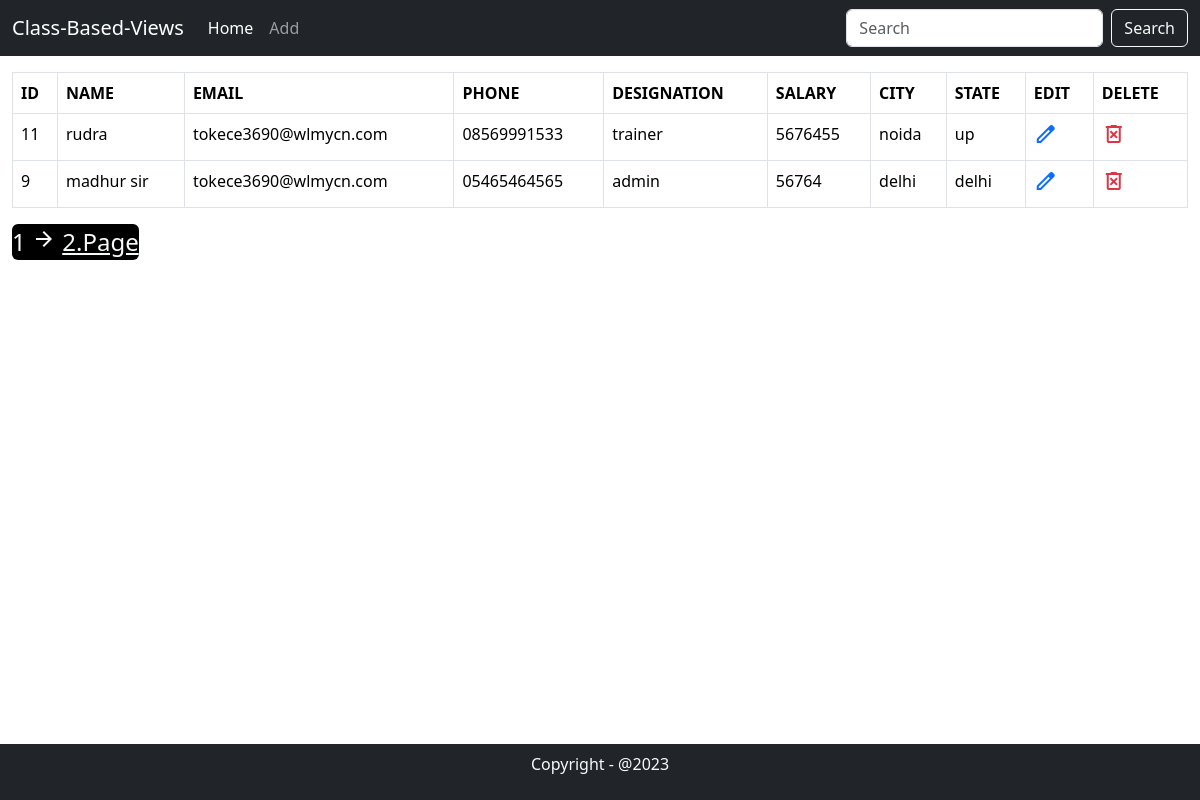
The page / on the database its author committed.
### mainApp/models.py (models this page shows)
class Employee(models.Model):
    id = models.AutoField(primary_key=True)
    name = models.CharField(max_length=30)
    email = models.CharField(max_length=30)
    phone = models.CharField(max_length=11,default="")
    dsg = models.CharField(max_length=20)
    salary = models.CharField(max_length=20)
    city = models.CharField(max_length=20,default="",null=True,blank=True)
    state = models.CharField(max_length=20,default="",null=True,blank=True)

### mainApp/views.py (the view)
# urls.py: path("",views.DisplayClassView.as_view(),name="home"),
class DisplayClassView(View):
    def get(self,Request):
        data = Employee.objects.all().order_by("-id")
        paginator = Paginator(data,2)
        page_number = Request.GET.get("page")
        data_obj = paginator.get_page(page_number)
        return render(Request,"index.html",{'data':data_obj})

### mainApp/templates/index.html (shortened to what this page needs)
<!DOCTYPE html>
<html lang="en">
<head>
    <link href="https://cdn.jsdelivr.net/npm/bootstrap@5.3.1/dist/css/bootstrap.min.css" rel="stylesheet"
>
</head>
<body>
    <nav class="navbar navbar-expand-lg navbar-dark bg-dark text-light">
        <div class="container-fluid">
            <a class="navbar-brand" href="/">Class-Based-Views</a>
            <div class="collapse navbar-collapse" id="navbarSupportedContent">
                <ul class="navbar-nav me-auto mb-2 mb-lg-0">
                    <li class="nav-item">
                        <a class="nav-link active" aria-current="page" href="/">Home</a>
                    </li>
                    <li class="nav-item">
                        <a class="nav-link" href="{% url 'add' %}">Add</a>
                    </li>
                </ul>
                <form class="d-flex" method="post" action="{% url 'search' %}">
                    <input class="form-control me-2" name="search" type="search" placeholder="Search"
                        aria-label="Search">
                    <button class="btn btn-outline-light" type="submit">Search</button>
                </form>
            </div>
        </div>
    </nav>
    {% block body %}
    <div class="container-fluid my-3">
        <div class="table-responsive">
            <table class="table table-bordered">
                <tr>
                    <th>ID</th>
                    <th>NAME</th>
                    <th>EMAIL</th>
                    <th>PHONE</th>
                    <th>DESIGNATION</th>
                    <th>SALARY</th>
                    <th>CITY</th>
                    <th>STATE</th>
                    <th>EDIT</th>
                    <th>DELETE</th>
                </tr>
                {% for i in data %}
                <tr>
                    <td>{{i.id}}</td>
                    <td>{{i.name}}</td>
                    <td>{{i.email}}</td>
                    <td>{{i.phone}}</td>
                    <td>{{i.dsg}}</td>
                    <td>{{i.salary}}</td>
                    <td>{{i.city}}</td>
                    <td>{{i.state}}</td>
                    <td><a href="{% url 'update' i.id %}"><span class="material-symbols-outlined">edit</span></a></td>
                    <td><a href="{% url 'delete' i.id %}"><span
                                class="material-symbols-outlined text-danger">delete_forever</span></a></td>
                </tr>
                {% endfor %}
            </table>
        </div>
        <div class="pagination">
            <span class="step-links">
                <div class="product__pagination bg-black text-light rounded fs-4">
                    <a>{{ data.number }}</a>
                    {% if data.has_next %}
                    <a href="?page={{ data.next_page_number }}"><span class="material-symbols-outlined text-light">
                        </span></a>
                    <a href="?page={{ data.paginator.num_pages }}" class="text-light">{{ data.paginator.num_pages }}.Page</a>
                    {% endif %}
                </div>
            </span>
        </div>
    </div>
    {% endblock %}
    <footer class="text-center fixed-bottom p-2 text-light bg-dark">
        <p>Copyright - @2023</p>
    </footer>
</body>
</html>

### rows shown on the page
Employee: id "11", name "rudra", email "tokece3690@wlmycn.com", phone "08569991533", dsg "trainer", salary "5676455", city "noida", state "up"
Employee: id "9", name "madhur sir", email "tokece3690@wlmycn.com", phone "05465464565", dsg "admin", salary "56764", city "delhi", state "delhi"

### other values the page prints
{{ data.number }} "1"
{{ data.paginator.num_pages }} "2"
